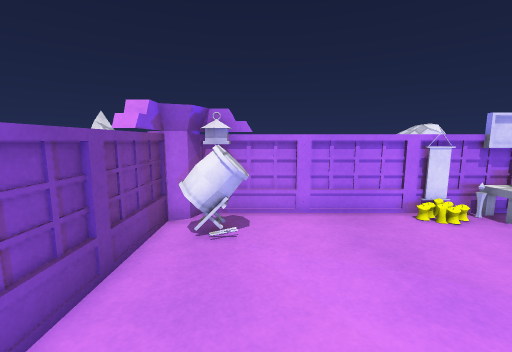
[1] (above)

13 first-person views from a walk through a Unity game level. The camera is 1.2 m above the floor, tilts 8° down and sees 90° across. The floor is counted in squares, 0.5 m on a side. Each view is taken from the middle of a square. On the plan, view 1 faces up. The plan holds only what a view shows up to about 17 squares ahead; the rest is blank. The place goes on beyond the plan. Surface patterns are stand-ins for the level's own textures.

[2]
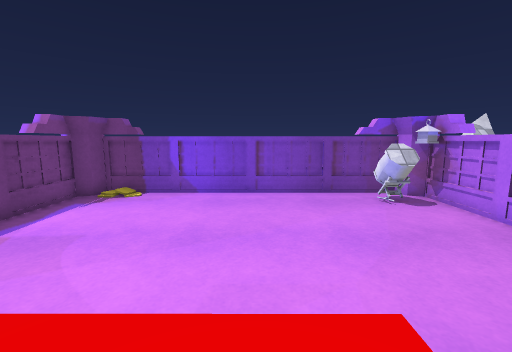

[3]
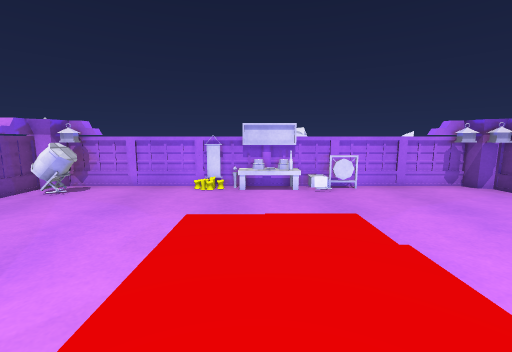

[4]
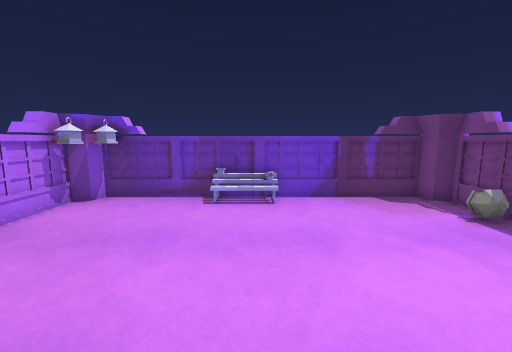

[5]
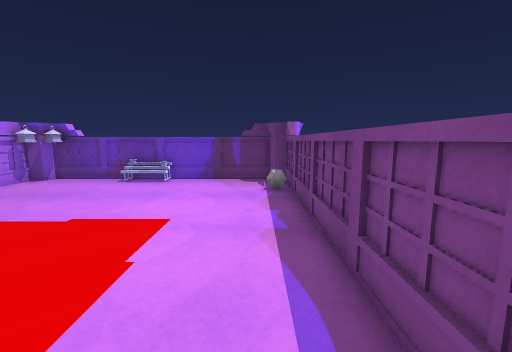

[6]
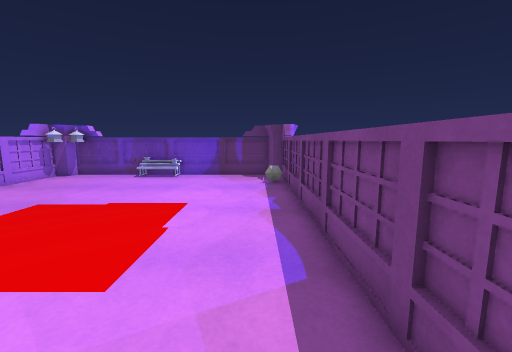

[7]
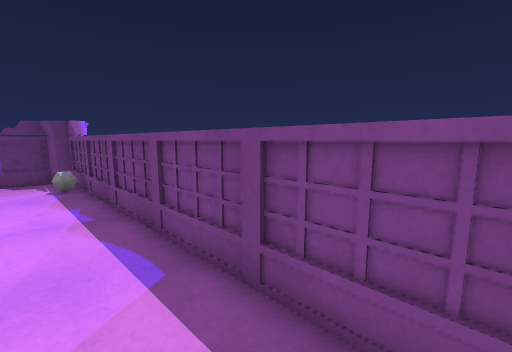

[8]
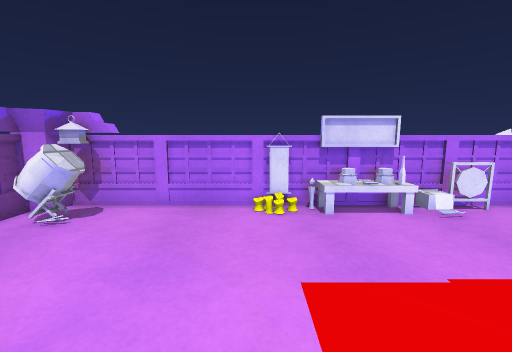

[9]
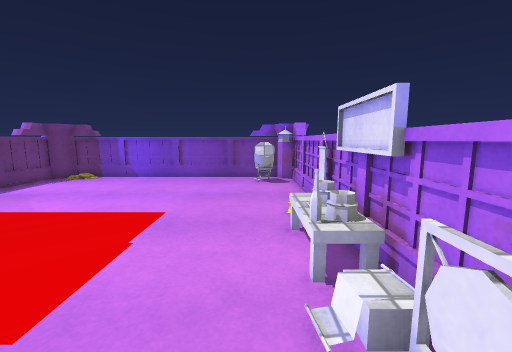

[10]
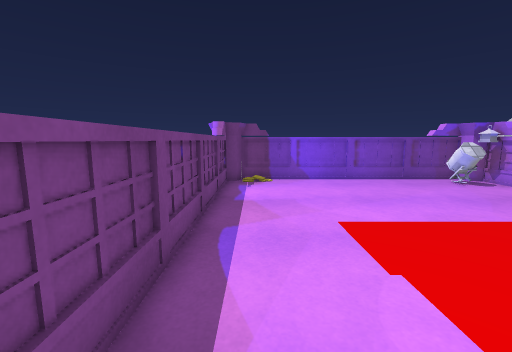

[11]
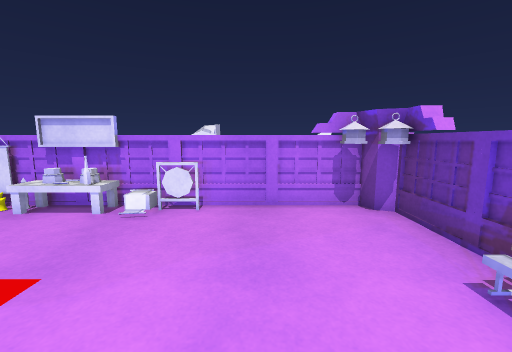

[12]
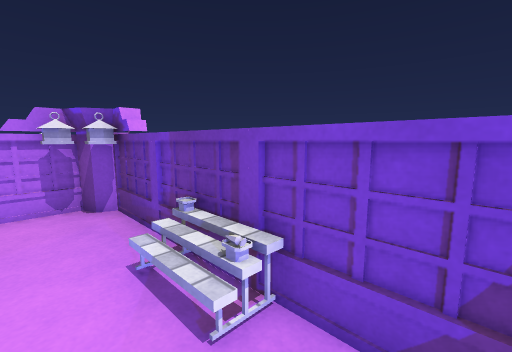

[13]
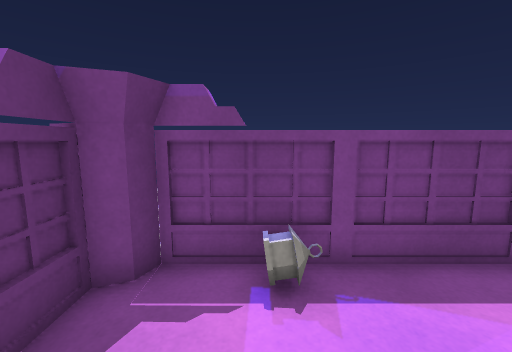

### Floor plan
Points are (right, up) in squares from view 1. A wall is a line through its corners. A room is listed if a view was taken in it or the views show most of it. See-through windows are left out.
Room 1 (views 1, 2, 3, 4, 5, 6, 7, 8, 9, 10, 11, 12, 13)
walls: (6.2, 8.1) (5.4, 8.1); (10.1, 8.1) (7.4, 8.1); (6.6, 8.4) (-1.7, 8.4) (-2, 7.6) (-2.6, 7.4); (19.8, 2.4) (19.8, 7.1) (18.9, 7.5) (18.5, 8.3); (-1.5, 8.3) (-1.8, 7.5) (-2.8, 7.1) (-2.8, -5.8); (-2.6, -4.8) (-2.6, -5.9) (-2, -6.1) (-1.8, -6.7); (-1.7, -6.8) (18.6, -6.8) (19, -5.9) (19.8, -5.5); (-2.7, -5.6) (-1.8, -5.9) (-1.5, -6.7); (18.9, 8.1) (18.4, 8.1); (18.8, -6.7) (19.1, -6.1) (19.7, -5.9) (19.7, -4.3); (19.7, 7.4) (19.1, 7.6) (18.8, 8.4) (7.4, 8.4); (19.8, -5.8) (19.8, 0.5)
low walls: (13.1, 7.6) (11.6, 7.6)
objects: drum (-2, 6) to (0, 7); lantern (-1, 7) to (-1, 8); lantern (18, 7) to (18, 8)

Positions as (right, up) in squares from view 1, and headings:
1: (0, 0), facing up
2: (9, 1), facing left
3: (8, -5), facing up
4: (9, 1), facing right
5: (4, -5), facing right
6: (2, -5), facing right
7: (2, -4), facing down-right
8: (5, -1), facing up
9: (14, 6), facing left
10: (13, -5), facing left
11: (15, -1), facing up
12: (17, -2), facing up-right
13: (17, -2), facing down
